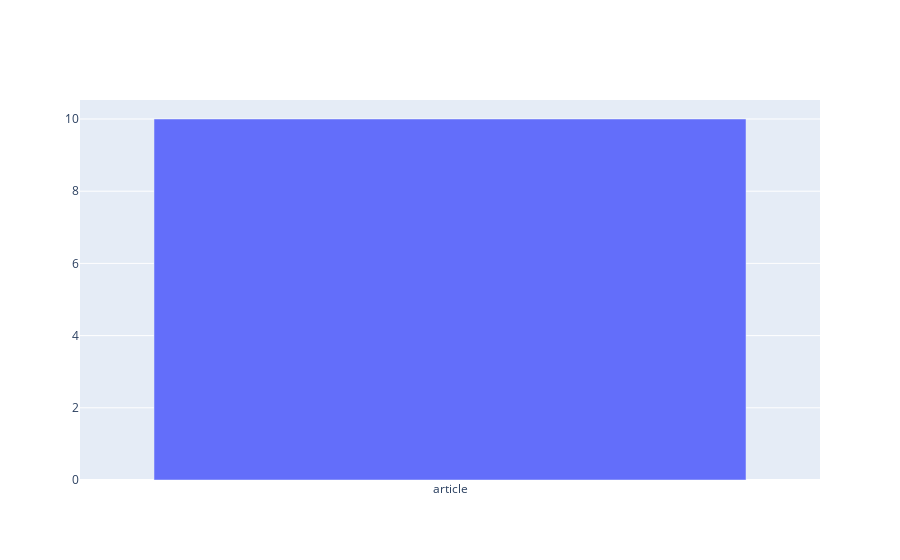

Notebook source saved alongside this figure:
### Code cell
# Graph the number of posts by category, in a bar graph

# Transpose the raw data to x, y coordinates
x, y = transpose_data_for_graphing(
    data=category_counts
)

# Display the x, y coordinates
# x, y

# Setup the a bar graph data
data = [
    go.Bar(
        x=x,
        y=y
    )
]

# Create the bar graph
plotly.offline.iplot(
    figure_or_data=data,
    filename='pybites-posts-by-category'
)

### Figure 1 — Plotly figure (JSON) as saved in the notebook; plotly's stock layout.template omitted (floating-point values rounded to 4 significant figures)
{"data": [{"type": "bar", "x": ["article"], "y": [10]}], "layout": {}}
